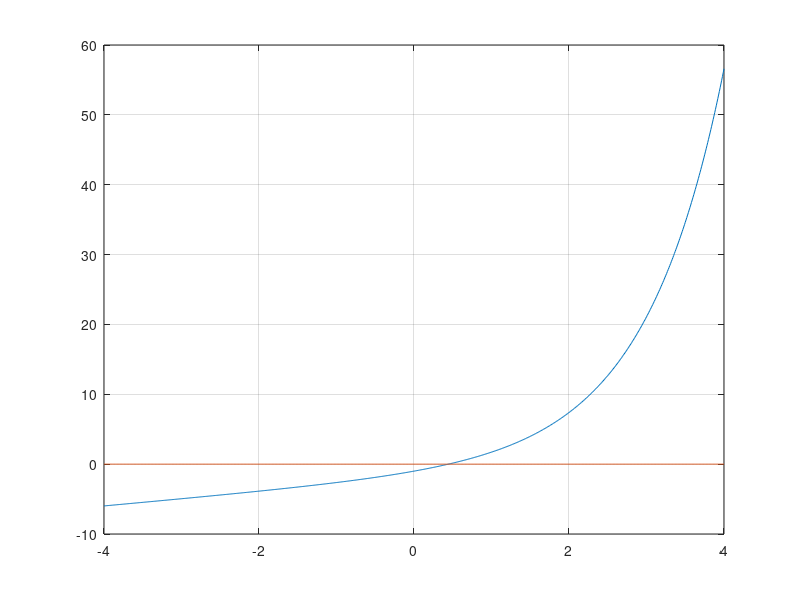

The MATLAB script that drew this image: (Note: this script raises an error after producing the figure.)
%% Ex 7 Lab3 (Full_lab3.pdf)

%% Plot
t=-4:0.01:4;
f=@(x)exp(x)-2+x; 
df=@(x)exp(x)+1; 
%plot(t,f(t))
plot(t,f(t),t,zeros(size(t))),grid

%% FZero Matlab
zero=fzero(f,0)

%% Newton's method
a = 0; tol = 0.0005;
root = new_new(f,df,a,tol,5)

%% Secant method
a = 0; b = 1; tol = eps; % 0.5*10^(-10)
root = new_sec(f,a,b,tol,5)

%% Bisection method
a = 0; b = 1; tol = eps; % 0.5*10^(-10)
% root = new_bis(f,a,b,tol,5)



